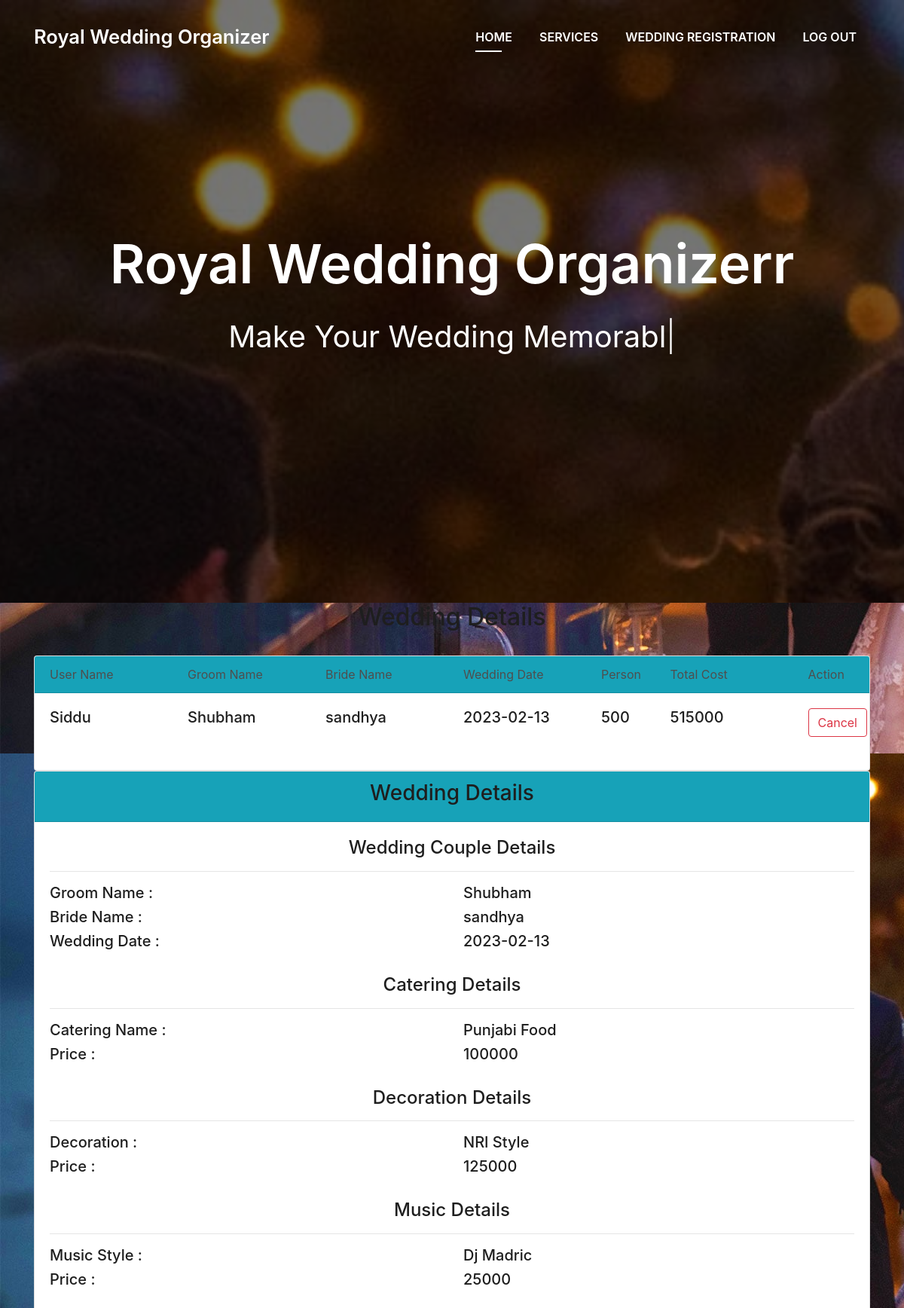
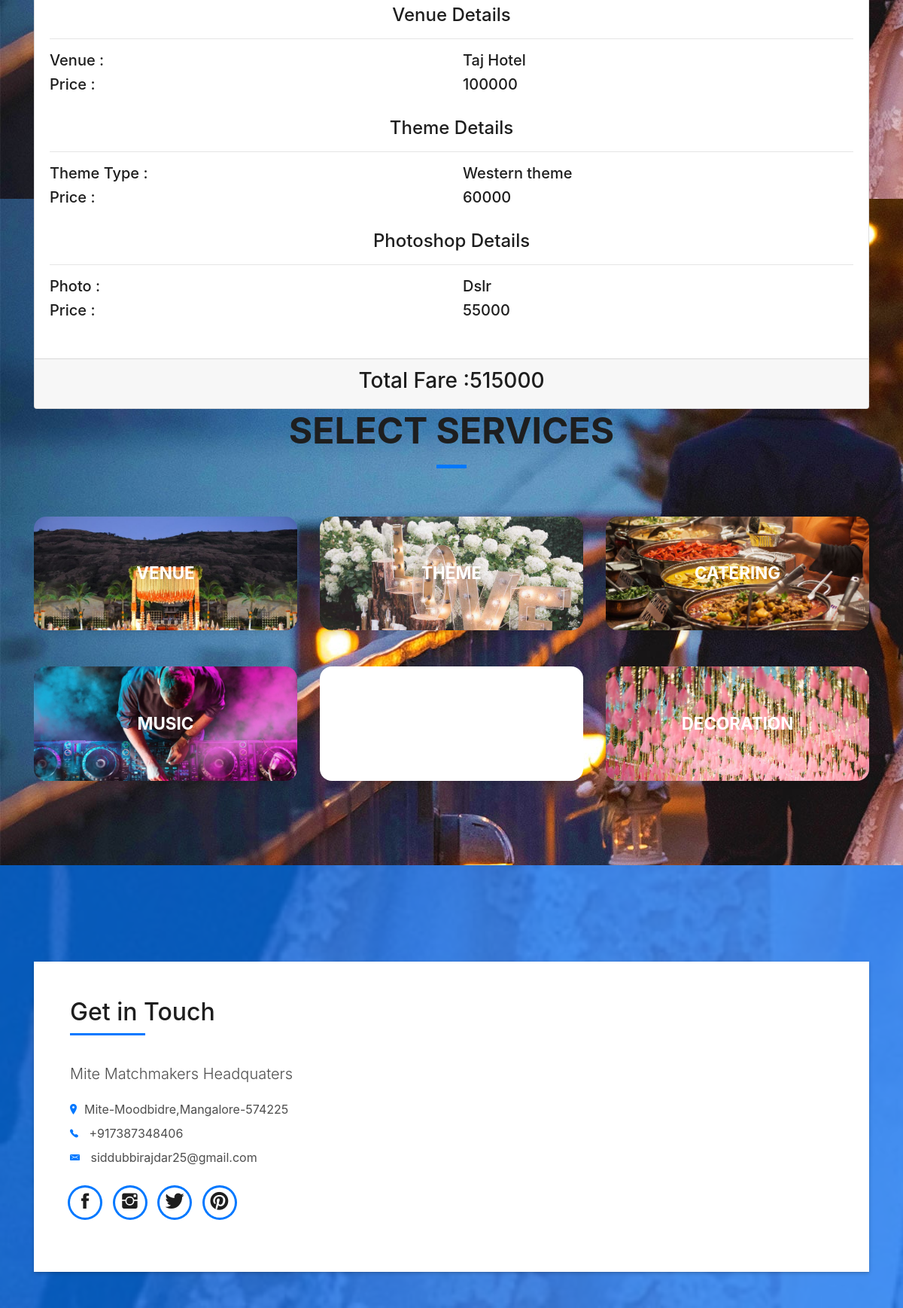
The page /profile.php (signed in) on the database its author committed (2 pictures, top to bottom).
### tables this page shows
CREATE TABLE `registration` (
  `reg_id` int(11) NOT NULL,
  `name` varchar(30) NOT NULL,
  `dname` varchar(30) NOT NULL,
  `dlname` varchar(30) NOT NULL,
  `date` varchar(30) NOT NULL,
  `pno` varchar(20) NOT NULL,
  `vid` int(11) NOT NULL,
  `mid` int(11) NOT NULL,
  `cid` int(11) NOT NULL,
  `did` int(11) NOT NULL,
  `tid` int(11) NOT NULL,
  `pid` int(11) NOT NULL
);

CREATE TABLE `catering` (
  `cid` int(11) NOT NULL,
  `name` varchar(30) NOT NULL,
  `price` varchar(30) NOT NULL,
  `descr` varchar(90) NOT NULL
);

CREATE TABLE `theme` (
  `tid` int(11) NOT NULL,
  `name` varchar(30) NOT NULL,
  `price` varchar(30) NOT NULL,
  `descr` varchar(30) NOT NULL
);

CREATE TABLE `music` (
  `mid` int(11) NOT NULL,
  `name` varchar(30) NOT NULL,
  `price` varchar(30) NOT NULL,
  `descr` varchar(30) NOT NULL
);

CREATE TABLE `photoshop` (
  `pid` int(11) NOT NULL,
  `name` varchar(30) NOT NULL,
  `price` varchar(30) NOT NULL,
  `descr` varchar(90) NOT NULL
);

CREATE TABLE `decoration` (
  `did` int(11) NOT NULL,
  `name` varchar(30) NOT NULL,
  `price` varchar(30) NOT NULL,
  `descr` varchar(90) NOT NULL
);

CREATE TABLE `venue` (
  `vid` int(11) NOT NULL,
  `name` varchar(30) NOT NULL,
  `price` varchar(30) NOT NULL,
  `descr` varchar(30) NOT NULL
);

### profile.php (the view, shortened to what this page needs)
<?php
  include('action.php');
?>
<!DOCTYPE html>
<html lang="en">
<head>
  <link href="lib/bootstrap/css/bootstrap.min.css" rel="stylesheet">
  <link href="lib/font-awesome/css/font-awesome.min.css" rel="stylesheet">
  <link href="lib/animate/animate.min.css" rel="stylesheet">
  <link href="lib/ionicons/css/ionicons.min.css" rel="stylesheet">
  <link href="lib/owlcarousel/assets/owl.carousel.min.css" rel="stylesheet">
  <link href="lib/lightbox/css/lightbox.min.css" rel="stylesheet">
  <link href="css/style.css" rel="stylesheet">
</head>
<body id="page-top">
  <nav class="navbar navbar-b navbar-trans navbar-expand-md fixed-top" id="mainNav">
    <div class="container">
      <a class="navbar-brand js-scroll" href="#page-top">Royal Wedding Organizer</a>
      <div class="navbar-collapse collapse justify-content-end" id="navbarDefault">
        <ul class="navbar-nav">
          <li class="nav-item">
            <a class="nav-link js-scroll active" href="#home">Home</a>
          </li>
          <li class="nav-item">
            <a class="nav-link js-scroll" href="#service">Services</a>
          </li>
          <li class="nav-item">
            <a class="nav-link js-scroll" href="registration/registration.php">Wedding Registration</a>
          </li>
          <li class="nav-item">
            <a class="nav-link js-scroll" href="registration/logout.php">Log out</a>
          </li>
        </ul>
      </div>
    </div>
  </nav>
  <div id="home" class="intro route bg-image" style="background-image: url(marriage.jpg)">
    <div class="overlay-itro"></div>
    <div class="intro-content display-table">
      <div class="table-cell">
        <div class="container">
          <h1 class="intro-title mb-4">Royal Wedding Organizerr</h1>
          <p class="intro-subtitle"><span class="text-slider-items">Make Your Wedding Memorable,Hire Us. Rest on Us</span><strong class="text-slider"></strong></p>
        </div>
      </div>
    </div>
  </div>
<div id="#das">
 <h2 class="text-center">Wedding Details</h2>
  <br>
   <div class="container">
     <div class="card">
       <div class="card-header bg-info">
         <div class="row">
           <div class="col-md-2">User Name</div>
           <div class="col-md-2">Groom Name</div>
           <div class="col-md-2">Bride Name</div>
           <div class="col-md-2">Wedding Date</div>
           <div class="col-md-1">Person </div>
           <div class="col-md-2">Total Cost</div>
           <div class="col-md-1">Action</div>
         </div>
       </div>
        <div class="card-body">
          <?php
            if (isset($_SESSION['uname'])) {
              $name=$_SESSION['urname'];
               $sql="SELECT * FROM registration WHERE name='$name'";
               $run=mysqli_query($con,$sql);
                if(mysqli_num_rows($run)==0){
                  echo "<h2 class='text-center'>Wedding Not Register Yet</h2>";
                 }else{
               $row=mysqli_fetch_array($run);
                $reg_id=$row['reg_id'];
                $name=$row['name'];
                $dname=$row['dname'];
                $dlname=$row['dlname'];
                $date=$row['date'];
                $pno=$row['pno'];
                $s=$pno*100;
                $vid=$row['vid'];
                $tid=$row['tid'];
                $did=$row['did'];
                $pid=$row['pid'];
                $cid=$row['cid'];
                $mid=$row['mid'];
             $sql="SELECT * FROM catering WHERE cid='$cid' ";
             $run=mysqli_query($con,$sql);
              $row=mysqli_fetch_array($run);
              $price1=$row['price'];
              $sql="SELECT * FROM theme WHERE tid='$tid' ";
             $run=mysqli_query($con,$sql);
              $row=mysqli_fetch_array($run);
              $price2=$row['price'];
              $sql="SELECT * FROM music WHERE mid='$mid' ";
              $run=mysqli_query($con,$sql);
              $row=mysqli_fetch_array($run);
              $price3=$row['price'];
              $sql="SELECT * FROM photoshop WHERE pid='$pid' ";
              $run=mysqli_query($con,$sql);
              $row=mysqli_fetch_array($run);
              $price4=$row['price'];
              $sql="SELECT * FROM decoration WHERE did='$did' ";
              $run=mysqli_query($con,$sql);
              $row=mysqli_fetch_array($run);
              $price5=$row['price'];
              $sql="SELECT * FROM venue WHERE vid='$vid' ";
              $run=mysqli_query($con,$sql);
              $row=mysqli_fetch_array($run);
              $price6=$row['price'];
              $sum=$price1+$price2+$price3+$price4+$price5+$price6+$s;
                echo " <div class='row'>
                        <div class='col-md-2'><h5>$name</h5></div>
                        <div class='col-md-2'><h5>$dname</h5></div>
                        <div class='col-md-2'><h5>$dlname</h5></div>
                        <div class='col-md-2'><h5>$date</h5></div>
                        <div class='col-md-1'><h5>$pno</h5> </div>
                        <div class='col-md-2'><h5>$sum</h5></div>
                         <div class='col-md-1'><div class='btn btn-outline-danger del' rid='$reg_id'>Cancel</div></div>
                       </div><br>";
            }
          }
          ?>
       </div>
     </div>
   </div>
</div>
<div class="container">
  <div class="card">
    <div class="card-header bg-info">
      <h3 class="text-center">Wedding Details</h3>
    </div>
       <?php
            if (isset($_SESSION['uname'])) {
              $name=$_SESSION['urname'];
               $sql="SELECT * FROM registration WHERE name='$name'";
               $run=mysqli_query($con,$sql);
                if(mysqli_num_rows($run)==0){
                  echo "<h2 class='text-center'>Wedding Not Register Yet</h2>";
                 }else{
               $row=mysqli_fetch_array($run);
                $d1name=$row['dname'];
                $dlname=$row['dlname'];
                $date=$row['date'];
                $pno=$row['pno'];
                $s=$pno*100;
                $vid=$row['vid'];
                $tid=$row['tid'];
                $did=$row['did'];
                $pid=$row['pid'];
                $cid=$row['cid'];
                $mid=$row['mid'];
              $sql="SELECT * FROM catering WHERE cid='$cid' ";
              $run=mysqli_query($con,$sql);
              $row=mysqli_fetch_array($run);
              $price1=$row['price'];
              $cname=$row['name'];
              $sql="SELECT * FROM theme WHERE tid='$tid' ";
              $run=mysqli_query($con,$sql);
              $row=mysqli_fetch_array($run);
              $price2=$row['price'];
               $tname=$row['name'];
              $sql="SELECT * FROM music WHERE mid='$mid' ";
              $run=mysqli_query($con,$sql);
              $row=mysqli_fetch_array($run);
              $price3=$row['price'];
               $mname=$row['name'];
              $sql="SELECT * FROM photoshop WHERE pid='$pid' ";
              $run=mysqli_query($con,$sql);
              $row=mysqli_fetch_array($run);
              $price4=$row['price'];
               $pname=$row['name'];
              $sql="SELECT * FROM decoration WHERE did='$did' ";
              $run=mysqli_query($con,$sql);
              $row=mysqli_fetch_array($run);
              $price5=$row['price'];
               $dname=$row['name'];
              $sql="SELECT * FROM venue WHERE vid='$vid' ";
              $run=mysqli_query($con,$sql);
              $row=mysqli_fetch_array($run);
              $price6=$row['price'];
              $vname=$row['name'];
              $sum=$price1+$price2+$price3+$price4+$price5+$price6+$s;
               echo " <div class='card-body'>
      <h4 class='text-center'>Wedding Couple Details</h4><hr>
      <div class='row'>
        <div class='col-md-6'>
          <h5>Groom Name :</h5>
          <h5>Bride Name :</h5>
          <h5>Wedding Date :</h5>
        </div>
        <div class='col-md-6'>
          <h5>$d1name</h5>
          <h5>$dlname</h5>
          <h5>$date</h5>
        </div>
      </div><br>
      <h4 class='text-center'>Catering Details</h4><hr>
      <div class='row'>
        <div class='col-md-6'>
          <h5>Catering Name :</h5>
          <h5>Price :</h5>
        </div>
        <div class='col-md-6'>
          <h5>$cname</h5>
          <h5>$price1</h5>
        </div>
      </div><br>
      <h4 class='text-center'>Decoration Details</h4><hr>
      <div class='row'>
        <div class='col-md-6'>
          <h5>Decoration  :</h5>
          <h5>Price :</h5>
        </div>
        <div class='col-md-6'>
          <h5>$dname</h5>
          <h5>$price5</h5>
        </div>
      </div><br>
      <h4 class='text-center'>Music Details</h4><hr>
      <div class='row'>
        <div class='col-md-6'>
          <h5>Music Style :</h5>
          <h5>Price :</h5>
        </div>
        <div class='col-md-6'>
          <h5>$mname</h5>
          <h5>$price3</h5>
        </div>
      </div><br>
      <h4 class='text-center'>Venue Details</h4><hr>
      <div class='row'>
        <div class='col-md-6'>
          <h5>Venue :</h5>
          <h5>Price :</h5>
        </div>
        <div class='col-md-6'>
          <h5>$vname</h5>
          <h5>$price6</h5>
        </div>
      </div><br>
      <h4 class='text-center'>Theme Details</h4><hr>
      <div class='row'>
        <div class='col-md-6'>
          <h5>Theme Type :</h5>
          <h5>Price :</h5>
        </div>
        <div class='col-md-6'>
          <h5>$tname</h5>
          <h5>$price2</h5>
        </div>
      </div><br>
      <h4 class='text-center'>Photoshop Details</h4><hr>
      <div class='row'>
        <div class='col-md-6'>
          <h5>Photo :</h5>
          <h5>Price :</h5>
        </div>
        <div class='col-md-6'>
          <h5>$pname</h5>
          <h5>$price4</h5>
        </div>
      </div><br>
    </div>
    <div class='card-footer'>
      <h3 class='text-center'>Total Fare :$sum </h3>
    </div>";
            }
          }
  ?>
  </div>
</div>
  <section id="service" class="services-mf route">
    <div class="container">
      <div class="row">
        <div class="col-sm-12">
          <div class="title-box text-center">
            <h3 class="title-a">
            Select  Services
            </h3>
            <div class="line-mf"></div>
          </div>
        </div>
      </div>
      <div class="row">
        <div class="col-md-4">
          <a href="venue.php">
          <div class="service-box" style="background-image:url(img/venue.jpg); background-size: cover;">
            <div class="service-content ">
              <h2 class="s-title text-white"> <b>Venue</b></h2>
            </div>
          </div></a>
        </div>
        <div class="col-md-4">
          <a href="theme.php">
           <div class="service-box" style="background-image:url(img/theme.jpg); background-size: cover;">
            <div class="service-content ">
              <h2 class="s-title text-white"> <b>Theme</b></h2>
            </div>
          </div></a>
        </div>
        <div class="col-md-4">
             <a href="cat.php">
           <div class="service-box" style="background-image:url(img/cat.jpg); background-size: cover;">
            <div class="service-content ">
              <h2 class="s-title text-white"> <b>Catering</b></h2>
            </div>
          </div></a>
        </div>
        <div class="col-md-4">
             <a href="music.php">
           <div class="service-box" style="background-image:url(img/dj.jpg); background-size: cover;">
            <div class="service-content ">
              <h2 class="s-title text-white"> <b>Music</b></h2>
            </div>
          </div>
        </div></a>
        <div class="col-md-4">
           <a href="photo.php">
           <div class="service-box" style="background-image:url(img/photo.jpg); background-size: cover;">
            <div class="service-content ">
              <h2 class="s-title text-white"> <b>Photoshop</b></h2>
            </div>
          </div></a>
        </div>
        <div class="col-md-4">
             <a href="decoration.php">
          <div class="service-box" style="background-image:url(img/decoration.jpg); background-size: cover;">
            <div class="service-content ">
              <h2 class="s-title text-white"> <b>Decoration</b></h2>
            </div>
          </div></a>
        </div>
      </div>
    </div>
  </section>
  <section class="paralax-mf footer-paralax bg-image sect-mt4 route" style="background-image: url(marriage.jpg)">
    <div class="container">
      <div class="row">
        <div class="col-sm-12">
          <div class="contact-mf">
            <div id="contact" class="box-shadow-full">
              <div class="row">
                <div class="col-md-6">
                  <div class="title-box-2 pt-4 pt-md-0">
                    <h5 class="title-left">
                      Get in Touch
                    </h5>
                    </div>
                  <div class="more-info">
                    <p class="lead">
                      Mite Matchmakers Headquaters
                     </p>
                    <ul class="list-ico">
                      <li><span class="ion-ios-location"></span>Mite-Moodbidre,Mangalore-574225</li>
                      <li><span class="ion-ios-telephone"></span> +917387348406</li>
                      <li><span class="ion-email"></span> siddubbirajdar25@gmail.com</li>
                    </ul>
                  </div>
                  <div class="socials">
                    <ul>
                      <li><a href=""><span class="ico-circle"><i class="ion-social-facebook"></i></span></a></li>
                      <li><a href=""><span class="ico-circle"><i class="ion-social-instagram"></i></span></a></li>
                      <li><a href=""><span class="ico-circle"><i class="ion-social-twitter"></i></span></a></li>
                      <li><a href=""><span class="ico-circle"><i class="ion-social-pinterest"></i></span></a></li>
                    </ul>
                  </div>
                </div>
              </div>
            </div>
          </div>
        </div>
      </div>
    </div>
  </section>
</body>
</html>

### rows shown on the page
registration: name "Siddu", dname "Shubham", dlname "sandhya", date "2023-02-13", pno "500"
catering: price.pno "515000", name "Punjabi Food", price "100000"
decoration: name "NRI Style", price "125000"
music: name "Dj Madric", price "25000"
venue: name "Taj Hotel", price "100000"
theme: name "Western theme", price "60000"
photoshop: name "Dslr", price "55000"
